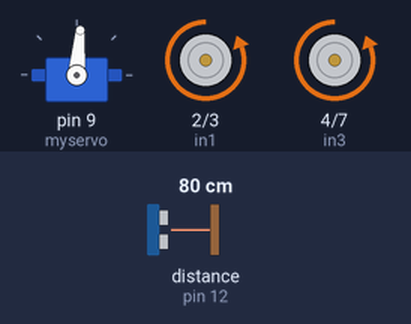
The sketch below on a simulated Arduino Uno, built with avr-gcc and run on an emulated ATmega328P. Shown: servo, motor-driver pin pairs drawn as motors (green arrow = first pin HIGH = forward, orange = second pin HIGH = backward, longer = more drive). Wiring (inferred from the names in the program): ultrasonic range finder: trigger pin 11; echo pin 12. Inputs (shaded band) come from the test bench; at power-on: distance to the obstacle (sensor on pin 12) 80 cm. The echo pulse lasts 58.3 µs per cm.

Above: at 1.2 s.
1.3 s: distance to the obstacle (sensor on pin 12) set to 2 cm
At 2.5 s:
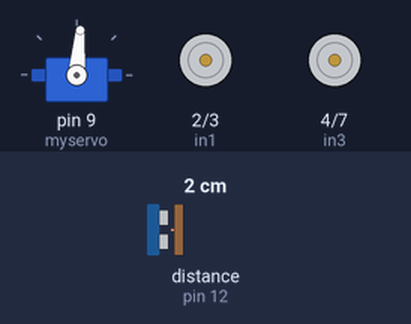
4.3 s: distance to the obstacle (sensor on pin 12) set to 4 cm
At 5.6 s:
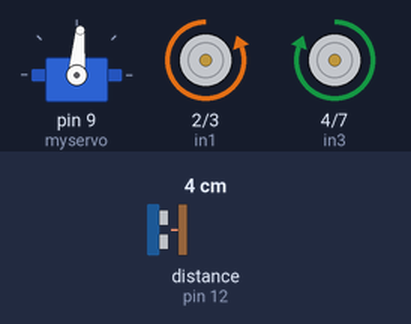
7.3 s: distance to the obstacle (sensor on pin 12) set to 35 cm
10.3 s: distance to the obstacle (sensor on pin 12) set to 9 cm
At 12.86 s:
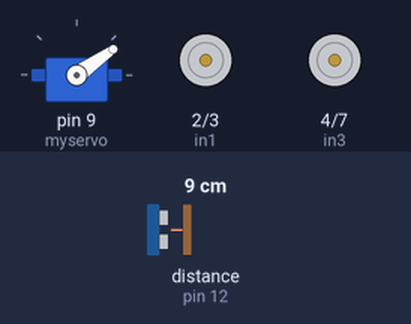
13.3 s: distance to the obstacle (sensor on pin 12) set to 18 cm
Timing chart, 0 to 17.3 s (numbered marks = the images above; inputs shaded):
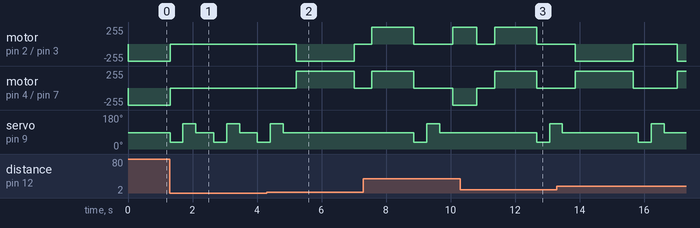

The sketch:

Object_Avoidance_Robot.ino
```cpp
//Created by : Eng. Ziad Ahmed

#include <Servo.h>

#define in1 2  //Right motor pole 1
#define in2 3  //Right motor pole 2
#define in3 4  //left motor pole 1
#define in4 7  //left motor pole 2

Servo myservo;  // create servo object to control a servo
int pos = 0;    // variable to store the servo position

const int trigPin = 11; //Trigger Pin of Ultrasonic
const int echoPin = 12; //Echo Pin of Ultrasonic

long duration; //used by ultrasonic Function
int distance, Cdistance, Rdistance, Ldistance; //Cdistance=center Distance Rdistance=Right Distance Ldistance=Left Distance

void setup()
{
  pinMode(in1, OUTPUT);
  pinMode(in2, OUTPUT);
  pinMode(in3, OUTPUT);
  pinMode(in4, OUTPUT);

  pinMode(trigPin, OUTPUT); // Sets the trigPin as an Output
  pinMode(echoPin, INPUT);  // Sets the echoPin as an Input

  myservo.attach(9);  // attaches the servo on pin 9 to the servo object
  myservo.write(85);  // Initial Pos of Servo at center
}

void loop()
{
  Cdistance = ultrasonic(); //take ultrasonic distance value

  if(Cdistance > 30) //if greater than 30 Cm
  {
    forward(); //go to forward
  }
  else
  {
    // عند اقتراب عائق فجائي (أقل من 10 سم)
    if(Cdistance <= 10 && Cdistance > 2)
    {
      off();        // 1. فرملة فورية لإيقاف الروبوت تماماً ميكانيكياً
      delay(400);   // 2. انتظار ليستقر فولت البطارية وتثبت المواتير
      reverse();    // 3. ارجع لورا والسيستم مرتاح وبدون سحب أمبير عنيف
    }

    off();                   //stop robot
    myservo.write(35);       //Turn servo Right
    delay(400);
    Rdistance = ultrasonic();  //get ultrasonic value at right
    myservo.write(135);      // Turn servo Left
    delay(400);
    Ldistance = ultrasonic();  //get ultrasonic value at left
    myservo.write(85);       //return to center pos
    delay(400);

    comparison(Rdistance, Ldistance); //go to Comparasion function
    off();                    // stop after execute Comparison function action
    delay(150);
  }

  // reset all variables
  Rdistance = 0;
  Ldistance = 0;
  Cdistance = 0;
}

int ultrasonic(void) //get distance captured by ultrasonic sensor
{
  distance = 0;
  digitalWrite(trigPin, LOW);
  delayMicroseconds(2);
  digitalWrite(trigPin, HIGH);
  delayMicroseconds(10);
  digitalWrite(trigPin, LOW);

  // Timeout (20000) يمنع الأردوينو من التهنيج أو الانتظار للأبد لو الإشارة ضاعت على مسافة قريبة
  duration = pulseIn(echoPin, HIGH, 20000);

  // لو الحساس هنج أو القراءة جت بصفر نتيجة القرب الشديد، بنخليها مسافة أمان افتراضية عشان الكود يكمل وما يقفش
  if (duration == 0) {
     return 100;
  }

  distance = duration * 0.034 / 2;
  return distance;
}

void comparison(int r, int l) //compare values of right and left Servo Pos
{
  if(r > 25 || l > 25)
  {
   if(r > l || r == l)
   {
     Tright90();
   }
   else if(l > r)
   {
     Tleft90();
   }
  }
  else if(r < 25 && r > 2 && l < 25 && l > 2)
  {
    Tleft180();
  }
}

void forward()
{
  digitalWrite(in1, LOW);
  digitalWrite(in2, HIGH);
  digitalWrite(in3, LOW);
  digitalWrite(in4, HIGH);
}

void off()
{
  digitalWrite(in1, LOW);
  digitalWrite(in2, LOW);
  digitalWrite(in3, LOW);
  digitalWrite(in4, LOW);
}

void Tleft90()
{
  digitalWrite(in1, LOW);
  digitalWrite(in2, HIGH);
  digitalWrite(in3, HIGH);
  digitalWrite(in4, LOW);
  delay(650);
}

void Tright90()
{
  digitalWrite(in1, HIGH);
  digitalWrite(in2, LOW);
  digitalWrite(in3, LOW);
  digitalWrite(in4, HIGH);
  delay(750);
}

void Tleft180()
{
  digitalWrite(in1, LOW);
  digitalWrite(in2, HIGH);
  digitalWrite(in3, HIGH);
  digitalWrite(in4, LOW);
  delay(1800);
}

void reverse()
{
  digitalWrite(in1, HIGH);
  digitalWrite(in2, LOW);
  digitalWrite(in3, HIGH);
  digitalWrite(in4, LOW);
  delay(1300); // يرجع مسافة كافية ليفسح لنفسه مجالاً مريحاً للدوران
}
```

Measured:
- after the input at 1.3 s, motor on pin 2 (in1) / pin 3 (in2), motor on pin 4 (in3) / pin 7 (in4): backward 255/255 → stopped at once; servo on pin 9 (myservo): 85° → 35° at once, → 135° 0.40 s later, → 85° 0.40 s later, → 35° 0.55 s later, … (7 changes in this stretch)
- after the input at 4.3 s, motor on pin 2 (in1) / pin 3 (in2): stopped → backward 255/255 after 0.91 s, → stopped 1.8 s later; motor on pin 4 (in3) / pin 7 (in4): stopped → forward 255/255 after 0.91 s, → stopped 1.8 s later; servo on pin 9 (myservo): goes on until 4.8 s, then stays 85°
- after the input at 10.3 s, servo on pin 9 (myservo): 85° → 35° after 2.4 s, → 135° 0.40 s later
